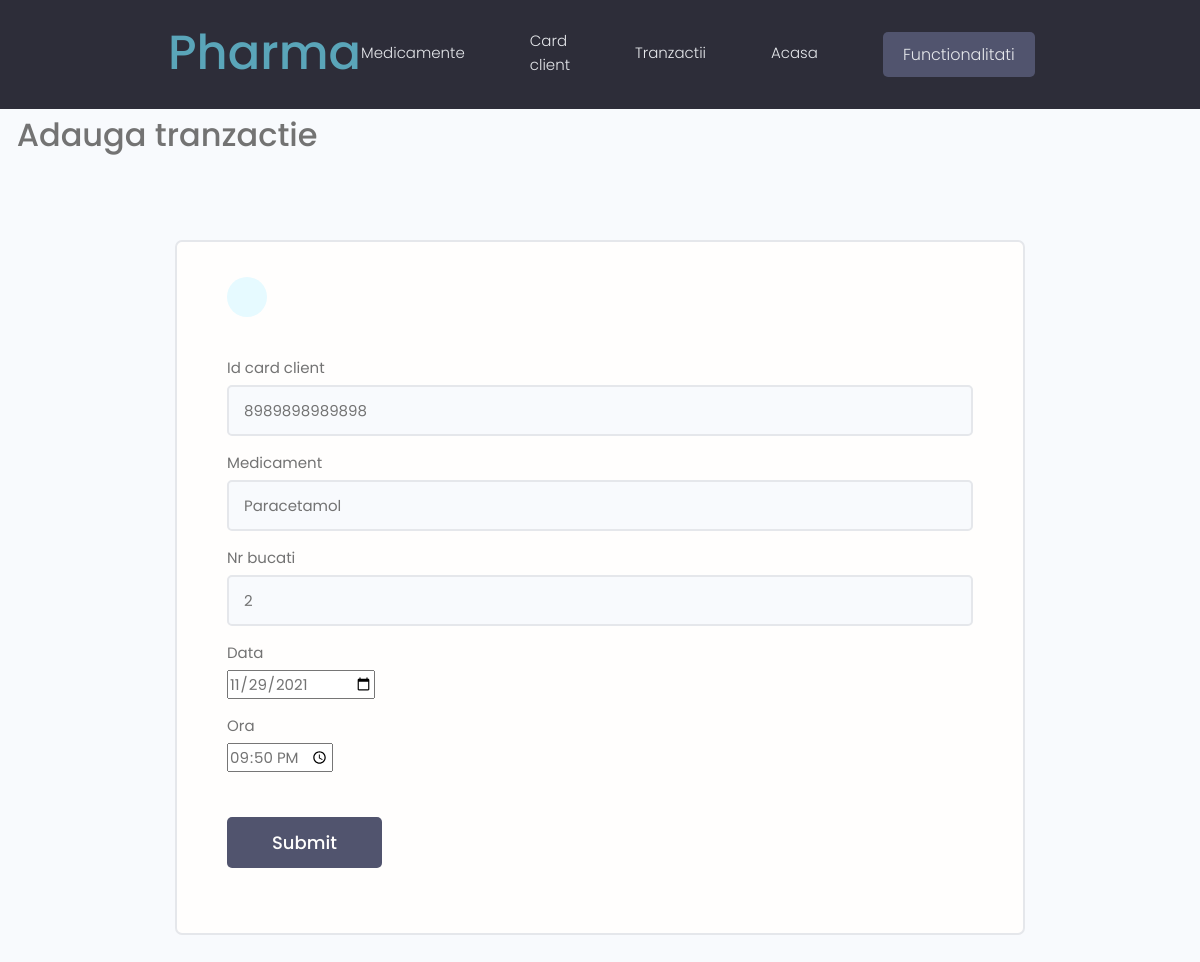
/update-tranzactie/fd119ec5469744bcb6c60a7665e1055a/, run on the app's committed database.
### farmacie/models.py (models this page shows, shortened)
class Tranzactie(models.Model):
    id = models.UUIDField(
        default=uuid.uuid4,
        unique=True,
        primary_key=True,
        editable=False)
    id_card_client = models.CharField(max_length=200, null=True, blank=True)
    medicament = models.CharField(max_length=200)
    nr_bucati = models.IntegerField(validators=[MinValueValidator(0)])
    data = models.DateField()
    ora = models.TimeField()

### farmacie/views.py (the view)
def updateTranzactie(request, pk):
    return updateTranzactieService(request=request, pk=pk)

### farmacie/forms.py
class TranzactieForm(ModelForm):
    class Meta:
        model = Tranzactie
        fields = '__all__'
        widgets = {
            'data': DateInput(),
            'ora': TimePickerInput(),
        }
    def __init__(self, *args, **kwargs):
        super(TranzactieForm, self).__init__(*args, **kwargs)
        for name, field in self.fields.items():
            field.widget.attrs.update({'class': 'input'})

### farmacie/Service/TranzactieService.py (called while the page is built, shortened)
def updateTranzactieService(request, pk):
    tranzactie = Tranzactie.objects.get(id=pk)
    form = TranzactieForm(instance=tranzactie)
    bucati_inainte = int(form['nr_bucati'].value())
    context = {'form': form}
    return render(request, 'farmacie/create_tranzactie_form.html', context)

### farmacie/templates/farmacie/create_tranzactie_form.html (shortened to what this page needs)
{% extends 'main.html' %}
{% block content %}
<h3>&nbsp;&nbsp;Adauga tranzactie</h3>
<main class="formPage my-xl">
 <div class="content-box">
  <div class="formWrapper">
   <a class="backButton" href="#"></a>
   <br>
   <form class="form" method="POST">
    {% for field in form %}
    <div class="form__field">
     <label for="formInput#text">{{field.label}} </label>
     {{field}}
    </div>
    {% endfor %}
    <input class="btn btn--sub btn--lg  my-md" type="submit" value="Submit" />
   </form>
  </div>
 </div>
</main>
{% endblock %}

### static/styles/app.css (style rules this page uses)
:root { --color-sub: #2d2d39; }
.btn--sub { background-color: var(--color-sub-light); }
.content-box { width: 95%; max-width: 85rem; margin: 0 auto; }
.backButton { background: var(--color-main-light); color: var(--color-main); width: 4rem; height: 4rem; display: flex; align-items: center; justify-content: center; border-radius: 50%; }
.formPage .formWrapper { list-style: none; background: var(--color-white); padding: 3.5rem 5rem; border: 2px solid var(--color-light); border-radius: 0.7rem; }

### static/uikit/styles/modules/_variables.css (style rules this page uses)
:root { --color-main: #5aa5b9; --color-main-light: #e6faff; --color-sub: #3f4156; --color-sub-light: #51546e; --color-sub-lighter: #ededfd; --color-text: #737373; --color-gray: #8b8b8b; --color-light: #e5e7eb; --color-light-gray: #767676; --color-bg: #f8fafd; --color-white: #fffefd; --color-white-light: #f3f3f3; --color-success: #359e64; --color-success-bg: #def8e8; --color-error: #fc4b0b; --color-error-bg: #fff2ee; --font-base: 'Poppins', arial, helvetica, 'Segoe UI', roboto, ubuntu, sans-serif; --font-monospace: 'Fira Code', 'Courier New', courier, monospace; --font-regular: 300; --font-medium: 500; --font-bold: 700; --generic-shadow: 1px 1px 5px #00000010; --generic-transition: all 0.3s ease-in-out; }

### static/uikit/styles/modules/_base.css (style rules this page uses)
* { margin: 0; padding: 0; box-sizing: border-box; text-rendering: optimizeLegibility; color: inherit; font-size: inherit; }
html { font-size: 50%; }
@media only screen and (min-width: 480px) { html { font-size: 56.25%; } }
@media only screen and (min-width: 1200px) { html { font-size: 62.5%; } }
body { line-height: 1.6; font-weight: 400; font-size: 1.5rem; color: var(--color-text); background-color: var(--color-bg); min-height: 100vh; }

### static/uikit/styles/modules/_typography.css (style rules this page uses)
* { font-family: var(--font-base); }
h3 { font-size: 3.2rem; font-weight: var(--font-medium); }
a { padding-bottom: 2px; text-decoration: none; display: inline-block; color: var(--color-main); font-weight: var(--font-medium); }

### static/uikit/styles/modules/_utilities.css (style rules this page uses)
.my-md { margin: 3rem auto; }
.my-xl { margin: 8rem auto; }

### static/uikit/styles/modules/_button.css (style rules this page uses)
.btn { display: inline-block; position: relative; cursor: pointer; background-color: var(--color-light); font-weight: var(--font-medium); color: var(--color-sub); text-decoration: none; padding: 1rem 2rem; border-radius: 0.5rem; border: none; width: -webkit-fit-content; width: -moz-fit-content; width: fit-content; height: -webkit-fit-content; height: -moz-fit-content; height: fit-content; font-size: 1.6rem; outline-width: 0; outline-color: transparent; -webkit-backface-visibility: hidden; backface-visibility: hidden; transition: all 0.3s ease-in-out; }
.btn--sub { background-color: var(--color-sub); color: var(--color-white); }
.btn--lg { font-size: 1.8rem; padding: 1.2rem 4.5rem; }

### static/uikit/styles/modules/_form.css (style rules this page uses)
.form { display: block; }
.form__field { margin-top: 1.5rem; margin-bottom: 1.5rem; }
.form__label, .form__field > label { display: block; margin-bottom: 0.5rem; color: var(--color-text); }
input.input[type='text'], input.input[type='email'], input.input[type='password'], input.input[type='number'], textarea.input { min-width: 24rem; width: 100%; padding: 1.2rem 1.5rem; border-radius: 0.5rem; border: 2px solid var(--color-light); transition: all 0.3s ease-in-out; background-color: var(--color-bg); }

### data on the page
Tranzactie: form "8989898989898" "Paracetamol" "2" "11/29/2021" "21:50:00"

### other printed values
{{ field.label }} "Id card client" "Medicament" "Nr bucati" "Data" "Ora"
